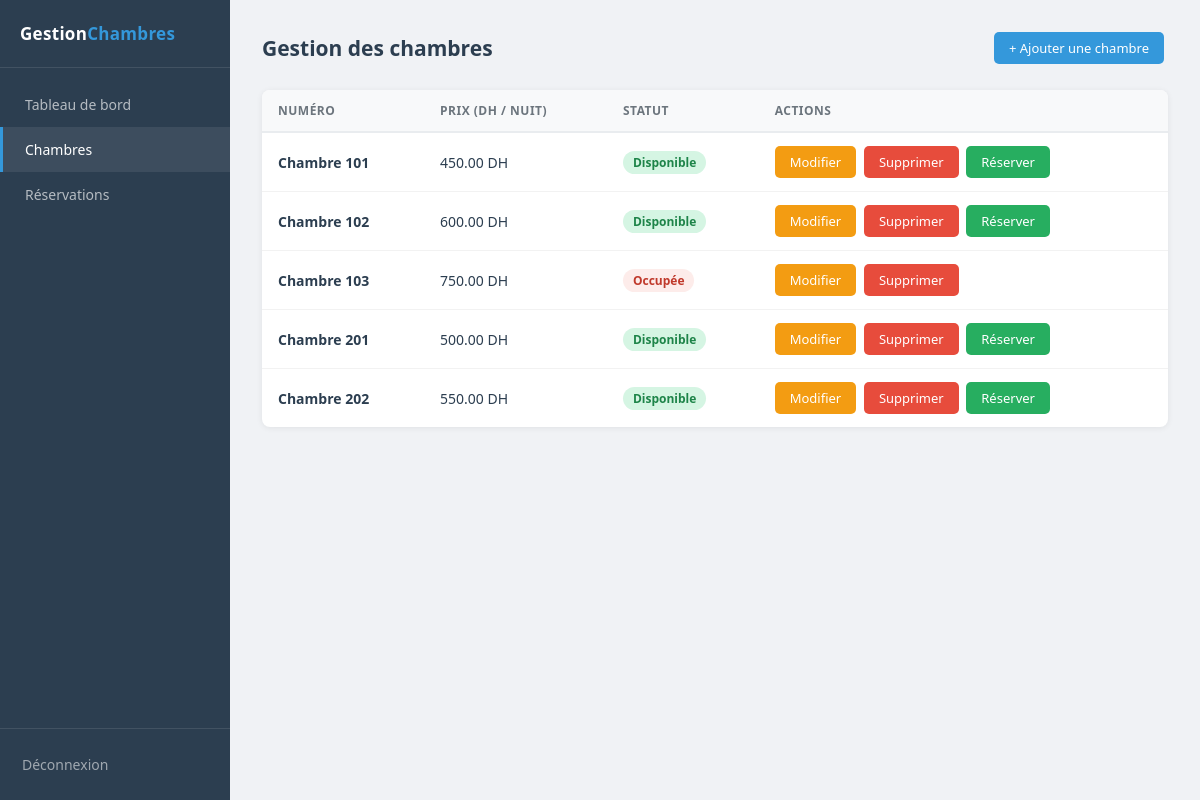
Screenshot of /chambres/index.php (signed in) with the database file from the repository.
### tables this page shows
CREATE TABLE IF NOT EXISTS chambres (
    id     INT           AUTO_INCREMENT PRIMARY KEY,
    numero VARCHAR(10)   NOT NULL,
    prix   DECIMAL(10,2) NOT NULL,
    statut ENUM('disponible', 'occupee') NOT NULL DEFAULT 'disponible'
);

### chambres/index.php (the view, shortened to what this page needs)
<?php
require_once __DIR__ . '/../config/database.php';
$chambres = $conn->query("SELECT * FROM chambres ORDER BY numero ASC");
$page_title = 'Gestion des chambres';
$active     = 'chambres';
require_once __DIR__ . '/../includes/header.php';
?>
<div class="page-header">
    <h1><?= $page_title ?></h1>
    <a href="<?= BASE_URL ?>/chambres/ajouter.php" class="btn btn-primary">+ Ajouter une chambre</a>
</div>
<div class="table-box">
    <table>
        <thead>
            <tr>
                <th>Numéro</th>
                <th>Prix (DH / nuit)</th>
                <th>Statut</th>
                <th>Actions</th>
            </tr>
        </thead>
        <tbody>
        <?php if ($chambres->num_rows === 0): ?>
            <tr>
                <td colspan="4" style="text-align:center;color:#aaa;padding:30px;">
                    Aucune chambre enregistrée.
                </td>
            </tr>
        <?php else: ?>
            <?php while ($ch = $chambres->fetch_assoc()): ?>
            <tr>
                <td><strong>Chambre <?= htmlspecialchars($ch['numero']) ?></strong></td>
                <td><?= number_format($ch['prix'], 2) ?> DH</td>
                <td>
                    <span class="badge badge-<?= $ch['statut'] ?>">
                        <?= $ch['statut'] === 'disponible' ? 'Disponible' : 'Occupée' ?>
                    </span>
                </td>
                <td>
                    <a href="<?= BASE_URL ?>/chambres/modifier.php?id=<?= $ch['id'] ?>"
                       class="btn btn-warning">Modifier</a>
                    <a href="<?= BASE_URL ?>/chambres/supprimer.php?id=<?= $ch['id'] ?>"
                       class="btn btn-danger"
                       onclick="return confirm('Supprimer cette chambre ?')">Supprimer</a>
                    <?php if ($ch['statut'] === 'disponible'): ?>
                    <a href="<?= BASE_URL ?>/reservations/ajouter.php?chambre_id=<?= $ch['id'] ?>"
                       class="btn btn-success">Réserver</a>
                    <?php endif; ?>
                </td>
            </tr>
            <?php endwhile; ?>
        <?php endif; ?>
        </tbody>
    </table>
</div>
<?php require_once __DIR__ . '/../includes/footer.php'; ?>

### includes/header.php (shortened to what this page needs)
<!DOCTYPE html>
<html lang="fr">
<head>
    <link rel="stylesheet" href="<?= BASE_URL ?>/assets/style.css">
</head>
<body>
<aside class="sidebar">
    <div class="logo">Gestion<span>Chambres</span></div>
    <nav>
        <a href="<?= BASE_URL ?>/dashboard.php"
           <?= (($active ?? '') === 'dashboard') ? 'class="active"' : '' ?>>
            Tableau de bord
        </a>
        <a href="<?= BASE_URL ?>/chambres/index.php"
           <?= (($active ?? '') === 'chambres') ? 'class="active"' : '' ?>>
            Chambres
        </a>
        <a href="<?= BASE_URL ?>/reservations/index.php"
           <?= (($active ?? '') === 'reservations') ? 'class="active"' : '' ?>>
            Réservations
        </a>
    </nav>
    <div class="logout">
        <a href="<?= BASE_URL ?>/auth/logout.php">Déconnexion</a>
    </div>
</aside>
<main class="main">

### includes/footer.php
</main>
</body>
</html>

### assets/style.css (style rules this page uses)
* { margin: 0; padding: 0; box-sizing: border-box; }
body { font-family: 'Segoe UI', Tahoma, Geneva, Verdana, sans-serif; background: #f0f2f5; color: #2c3e50; display: flex; min-height: 100vh; }
.sidebar { width: 230px; background: #2c3e50; min-height: 100vh; position: fixed; top: 0; left: 0; display: flex; flex-direction: column; z-index: 100; }
.sidebar .logo { padding: 22px 20px; font-size: 17px; font-weight: 700; color: #fff; border-bottom: 1px solid rgba(255, 255, 255, 0.1); letter-spacing: 0.3px; }
.sidebar .logo span { color: #3498db; }
.sidebar nav { flex: 1; padding: 14px 0; }
.sidebar nav a { display: block; padding: 13px 22px; color: rgba(255, 255, 255, 0.65); text-decoration: none; font-size: 14px; border-left: 3px solid transparent; transition: all 0.2s; }
.sidebar nav a:hover, .sidebar nav a.active { color: #fff; background: rgba(255, 255, 255, 0.08); border-left-color: #3498db; }
.sidebar .logout { padding: 14px 0; border-top: 1px solid rgba(255, 255, 255, 0.1); }
.sidebar .logout a { display: block; padding: 12px 22px; color: rgba(255, 255, 255, 0.55); text-decoration: none; font-size: 14px; transition: all 0.2s; }
.main { margin-left: 230px; flex: 1; padding: 32px; }
.page-header { display: flex; align-items: center; justify-content: space-between; margin-bottom: 26px; }
.page-header h1 { font-size: 21px; font-weight: 600; color: #2c3e50; }
.table-box { background: #fff; border-radius: 8px; box-shadow: 0 1px 6px rgba(0, 0, 0, 0.07); overflow: hidden; }
.table-box table { width: 100%; border-collapse: collapse; }
.table-box th { background: #f8f9fa; padding: 12px 16px; text-align: left; font-size: 12px; font-weight: 600; color: #6c757d; text-transform: uppercase; letter-spacing: 0.5px; border-bottom: 2px solid #e9ecef; }
.table-box td { padding: 13px 16px; font-size: 14px; border-bottom: 1px solid #f2f2f2; }
.table-box tr:last-child td { border-bottom: none; }
.btn { display: inline-block; padding: 7px 15px; border: none; border-radius: 5px; font-size: 13px; font-weight: 500; cursor: pointer; text-decoration: none; transition: opacity 0.2s; margin-right: 4px; font-family: inherit; }
.btn-primary { background: #3498db; color: #fff; }
.btn-success { background: #27ae60; color: #fff; }
.btn-warning { background: #f39c12; color: #fff; }
.btn-danger { background: #e74c3c; color: #fff; }
.badge { display: inline-block; padding: 3px 10px; border-radius: 12px; font-size: 12px; font-weight: 600; }
.badge-disponible { background: #d5f5e3; color: #1e8449; }
.badge-occupee { background: #fdecea; color: #c0392b; }

### rows the page displays
chambres: numero "101", prix "450.00", statut "Disponible"
chambres: numero "102", prix "600.00", statut "Disponible"
chambres: numero "103", prix "750.00", statut "Occupée"
chambres: numero "201", prix "500.00", statut "Disponible"
chambres: numero "202", prix "550.00", statut "Disponible"

### other values shown
$page_title "Gestion des chambres"
